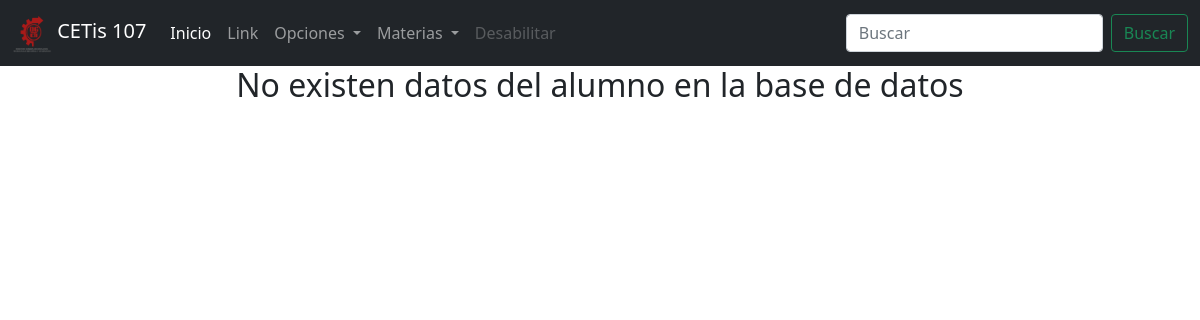
Before: /ConsultarMaterias.php with the older database file.
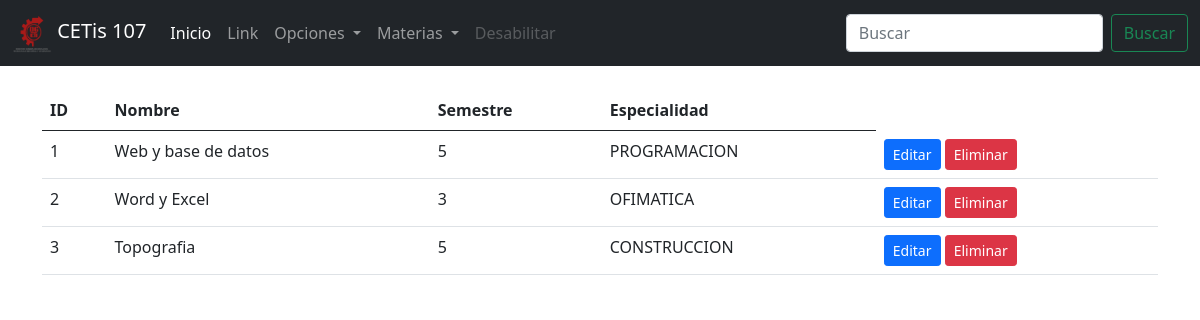
After: the same page with the newer database file.
### tables this page shows
CREATE TABLE `materias` (
  `id` int(11) NOT NULL,
  `nombre` varchar(100) NOT NULL,
  `semestre` int(11) NOT NULL,
  `especialidad` varchar(100) NOT NULL
);

### ConsultarMaterias.php (the view, shortened to what this page needs)
<!DOCTYPE html>
<html lang="en">
<head>
    <link rel="stylesheet" href="css/bootstrap.css">
</head>
<body>
    <?php
        include 'menu.php';
        include 'conexion.php';
        $sql = "SELECT * FROM materias";
        $datos = $conexion->query($sql);
    ?>
    <div class="container">
        <div class="row">
            <div class="col-12">
        <?php
            if($datos->num_rows > 0) { ?>
                <br>
                <table class="table table-hover">
                    <thead>
                        <tr>
                            <th>ID</th>
                            <th>Nombre</th>
                            <th>Semestre</th>
                            <th>Especialidad</th>
                        </tr>
                    </thead>
                    <tbody>
                    <?php while($registro = $datos->fetch_assoc()){ ?>
                        <tr>
                            <td><?php echo $registro["id"]; ?></td>
                            <td><?php echo $registro["nombre"]; ?></td>
                            <td><?php echo $registro["semestre"]; ?></td>
                            <td><?php echo $registro["especialidad"]; ?></td>
                            <td>
                                <a href="editarMateria.php?id=<?php echo $registro["id"]; ?>" class="btn btn-sm btn-primary">Editar</a>
                                <a href="eliminarMateria.php?id=<?php echo $registro["id"]; ?>" class="btn btn-sm btn-danger">Eliminar</a>
                            </td>
                        </tr>
                        <?php } ?>
                    </tbody>
                </table>
        <?php }else{ ?>
            <center><h2>No existen datos del alumno en la base de datos</h2></center>
        <?php } ?>
            </div>
        </div>
    </div>
</body>
</html>

### menu.php (shortened to what this page needs)
    <nav class="navbar navbar-expand-lg navbar-dark bg-dark">
  <div class="container-fluid">
    <a class="navbar-brand" href="home.php">
  <img src="logocetis2.png" alt="" width="40px" height="40px" class="d-inline-block aling-text-top">
    CETis 107
  </a>
    <div class="collapse navbar-collapse" id="navbarSupportedContent">
      <ul class="navbar-nav me-auto mb-2 mb-lg-0">
        <li class="nav-item">
          <a class="nav-link active" aria-current="page" href="home.php">Inicio</a>
        </li>
        <li class="nav-item">
          <a class="nav-link" href="#">Link</a>
        </li>
        <li class="nav-item dropdown">
          <a class="nav-link dropdown-toggle" href="#" id="navbarDropdown" role="button" data-bs-toggle="dropdown" aria-expanded="false">
            Opciones
          </a>
        </li>
        <li class="nav-item dropdown">
          <a class="nav-link dropdown-toggle" href="#" id="navbarDropdown" role="button" data-bs-toggle="dropdown" aria-expanded="false">
            Materias
          </a>
        </li>
        <li class="nav-item">
          <a class="nav-link disabled" href="#" tabindex="-1" aria-disabled="true">Desabilitar</a>
        </li>
      </ul>
      <form class="d-flex">
        <input class="form-control me-2" type="Buscar" placeholder="Buscar" aria-label="Buscar">
        <button class="btn btn-outline-success" type="submit">Buscar</button>
      </form>
    </div>
  </div>
</nav>

Changed rows visible on the page:
added materias: id "1", nombre "Web y base de datos", semestre "5", especialidad "PROGRAMACION"
added materias: id "2", nombre "Word y Excel", semestre "3", especialidad "OFIMATICA"
added materias: id "3", nombre "Topografia", semestre "5", especialidad "CONSTRUCCION"
Other visible differences:
text no longer shown: "No existen datos del alumno en la base de datos"
text now shown: "ID Nombre Semestre Especialidad"
